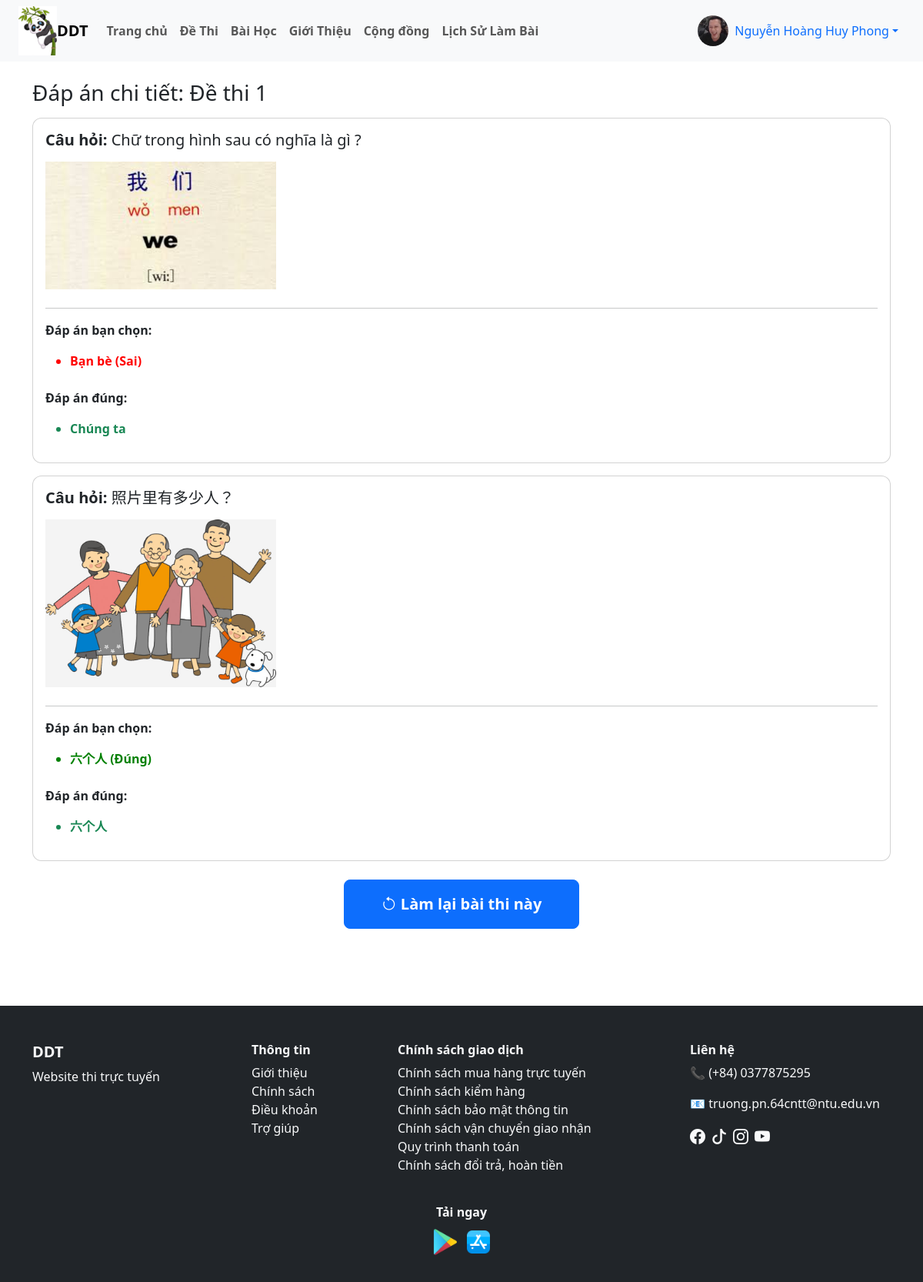
The page /user/xem_dap_an.php?id_kq=KQ1 (signed in) on the database its author committed.
### tables this page shows
CREATE TABLE `ket_qua_thi` (
  `id` varchar(10) NOT NULL,
  `id_nguoi_dung` varchar(10) NOT NULL,
  `id_de_thi` varchar(10) NOT NULL,
  `diem_so` float DEFAULT NULL,
  `thoi_gian_nop` datetime DEFAULT current_timestamp(),
  `thoi_gian_bat_dau` datetime NOT NULL DEFAULT current_timestamp()
);

CREATE TABLE `de_thi` (
  `id` varchar(10) NOT NULL,
  `id_danh_muc` int(11) DEFAULT NULL,
  `ten_de_thi` varchar(255) NOT NULL,
  `mo_ta` text DEFAULT NULL,
  `thoi_gian` int(11) DEFAULT NULL,
  `id_bai_hoc` varchar(10) DEFAULT NULL,
  `thang_diem` int(11) DEFAULT 10,
  `ngay_tao` datetime DEFAULT current_timestamp(),
  `trang_thai` tinyint(1) NOT NULL DEFAULT 0
);

CREATE TABLE `ket_qua_chi_tiet` (
  `id` int(11) NOT NULL,
  `id_ket_qua` varchar(10) NOT NULL,
  `id_cau_hoi` varchar(10) NOT NULL,
  `id_lua_chon` varchar(10) DEFAULT NULL
);

CREATE TABLE `cau_hoi` (
  `id` varchar(10) NOT NULL,
  `id_de_thi` varchar(10) NOT NULL,
  `noi_dung` text NOT NULL,
  `hinh_anh` varchar(255) DEFAULT NULL,
  `muc_do` varchar(20) DEFAULT NULL
);

CREATE TABLE `lua_chon` (
  `id` varchar(10) NOT NULL,
  `id_cau_hoi` varchar(10) NOT NULL,
  `noi_dung` text NOT NULL,
  `dung_sai` tinyint(1) DEFAULT 0
);

### user/xem_dap_an.php (the view, shortened to what this page needs)
<?php
include("./header.php");
$id_kq = $_GET['id_kq'];
$sql_info = "
    SELECT kq.id_de_thi, dt.ten_de_thi
    FROM ket_qua_thi kq
    JOIN de_thi dt ON kq.id_de_thi = dt.id
    WHERE kq.id = '$id_kq'
";
$rs_info = mysqli_query($dbc, $sql_info);
$info = mysqli_fetch_assoc($rs_info);
$sql_ct = "
SELECT
    ch.id AS id_cau_hoi,
    ch.noi_dung AS cau_hoi,
    ch.hinh_anh,
    kqct.id_lua_chon AS lua_chon_user,
    lc_user.noi_dung AS nd_user,
    lc_user.dung_sai AS user_dung_sai,
    lc_dung.id AS id_lc_dung,
    lc_dung.noi_dung AS nd_dung
FROM ket_qua_chi_tiet kqct
JOIN cau_hoi ch ON kqct.id_cau_hoi = ch.id
LEFT JOIN lua_chon lc_user ON kqct.id_lua_chon = lc_user.id
JOIN lua_chon lc_dung
    ON lc_dung.id_cau_hoi = ch.id
    AND lc_dung.dung_sai = 1
WHERE kqct.id_ket_qua = '$id_kq'
ORDER BY ch.id
";
$result = mysqli_query($dbc, $sql_ct);
$questions = [];
while ($row = mysqli_fetch_assoc($result)) {
    $id = $row['id_cau_hoi'];
    if (!isset($questions[$id])) {
        $questions[$id] = [
            'cau_hoi' => $row['cau_hoi'],
            'hinh_anh' => $row['hinh_anh'],
            'user_answers' => [],
            'correct_answers' => []
        ];
    }
    if ($row['lua_chon_user'] !== null) {
        if (!in_array(
            $row['nd_user'],
            array_column($questions[$id]['user_answers'], 'noi_dung')
        )) {
            $questions[$id]['user_answers'][] = [
                'noi_dung' => $row['nd_user'],
                'dung_sai' => $row['user_dung_sai']
            ];
        }
    }
    if (!in_array(
        $row['nd_dung'],
        array_column($questions[$id]['correct_answers'], 'noi_dung')
    )) {
        $questions[$id]['correct_answers'][] = [
            'noi_dung' => $row['nd_dung']
        ];
    }
}
?>
<div class="container my-4">
    <h3>Đáp án chi tiết: <?= $info['ten_de_thi'] ?></h3>
    <?php foreach ($questions as $q): ?>
    <div class="card p-3 my-3">
        <h5><strong>Câu hỏi:</strong> <?= $q['cau_hoi'] ?></h5>
        <?php if (!empty($q['hinh_anh'])): ?>
        <img src="./image_cauhoi/<?= $q['hinh_anh'] ?>" alt="Hình câu hỏi" style="max-width:300px" class="my-2">
        <?php endif; ?>
        <hr>
        <p><strong>Đáp án bạn chọn:</strong></p>
        <?php if (empty($q['user_answers'])): ?>
        <span class="text-warning fw-bold">Chưa chọn đáp án</span>
        <?php else: ?>
        <ul>
            <?php foreach ($q['user_answers'] as $ua): ?>
            <li style="color: <?= $ua['dung_sai'] ? 'green' : 'red' ?>; font-weight:bold">
                <?= $ua['noi_dung'] ?>
                (<?= $ua['dung_sai'] ? 'Đúng' : 'Sai' ?>)
            </li>
            <?php endforeach; ?>
        </ul>
        <?php endif; ?>
        <p class="mt-2"><strong>Đáp án đúng:</strong></p>
        <ul>
            <?php foreach ($q['correct_answers'] as $ca): ?>
            <li class="text-success fw-bold"><?= $ca['noi_dung'] ?></li>
            <?php endforeach; ?>
        </ul>
    </div>
    <?php endforeach; ?>
    <div class="text-center mt-4">
        <a href="thi.php?id=<?= $info["id_de_thi"] ?>" class="btn btn-primary btn-lg px-5 py-3 fw-bold">
            <i class="bi bi-arrow-counterclockwise"></i> Làm lại bài thi này
        </a>
    </div>
</div>
<?php include("./footer.php"); ?>

### user/CSS/style_user.css (style rules this page uses)
.card { border-radius: 12px; overflow: hidden; }

### rows shown on the page
ket_qua_thi: id_de_thi.ten_de_thi "Đề thi 1"
ket_qua_chi_tiet: id_cau_hoi.noi_dung "Chữ trong hình sau có nghĩa là gì ?", id_cau_hoi.hinh_anh (picture), id_lua_chon.noi_dung "Bạn bè", shows "Sai", noi_dung "Chúng ta"
ket_qua_chi_tiet: id_cau_hoi.noi_dung "照片里有多少人？", id_cau_hoi.hinh_anh (picture), id_lua_chon.noi_dung "六个人", shows "Đúng", noi_dung "六个人"

### other values the page prints
$_SESSION['ho_ten'] "Nguyễn Hoàng Huy Phong"
